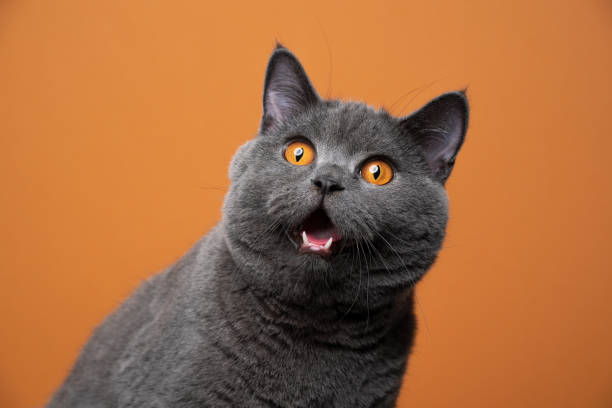
#> input picture Photos/Cat.jpg, 612 x 408 px
$ python SaltAndPepper.py
#> lines starting #> are read from the running program, lines starting #| are printed output that depends on the picture
import cv2
import numpy as np
import matplotlib.pyplot as plt

def add_salt_and_pepper_noise(image, salt_prob, pepper_prob):
    noisy_image = np.copy(image)

    salt_mask = np.random.rand(*image.shape[:2])
    noisy_image[salt_mask < salt_prob] = 255

    pepper_mask = np.random.rand(*image.shape[:2])
    noisy_image[pepper_mask < pepper_prob] = 0

    return noisy_image

image_path = 'Photos/Cat.jpg'
original_image = cv2.imread(image_path, cv2.IMREAD_GRAYSCALE)
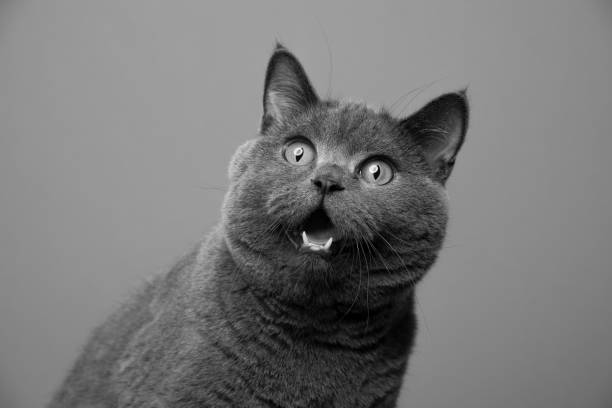
#> original_image: shape (408, 612); min 0, max 251, mean 120.1

plt.imshow(original_image, cmap='gray')
plt.title('Original Image')
plt.show()

salt_probability = 0.01
pepper_probability = 0.01
noisy_image = add_salt_and_pepper_noise(original_image, salt_probability, pepper_probability)
#> in add_salt_and_pepper_noise, `noisy_image[pepper_mask < pepper_prob] = 0`:
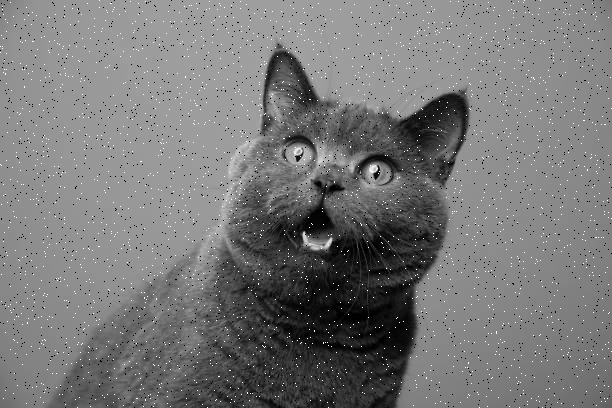
#> noisy_image: shape (408, 612); min 0, max 255, mean 120.2

plt.imshow(noisy_image, cmap='gray')
plt.title('Image with Salt and Pepper Noise')
plt.show()
